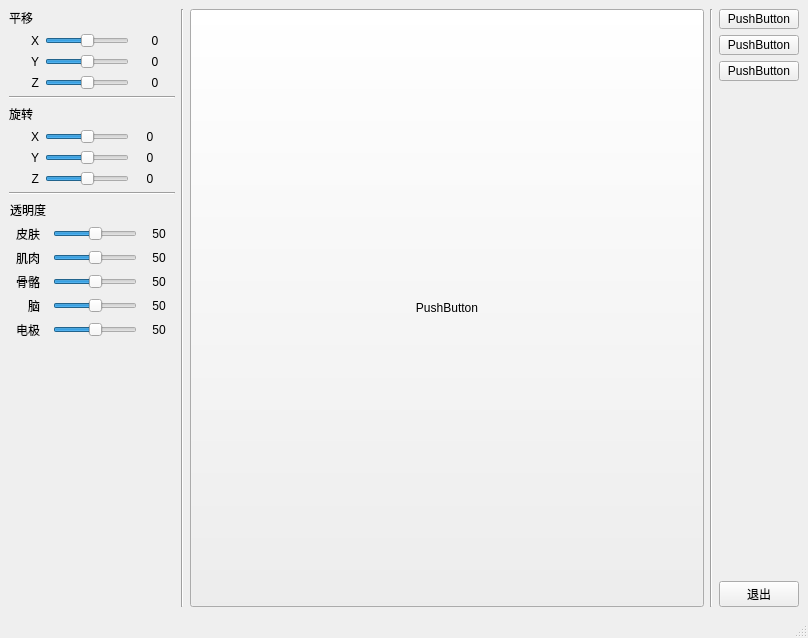
<?xml version="1.0" encoding="UTF-8"?>
<ui version="4.0">
 <class>MainWindow</class>
 <widget class="QMainWindow" name="MainWindow">
  <property name="geometry">
   <rect>
    <x>0</x>
    <y>0</y>
    <width>808</width>
    <height>638</height>
   </rect>
  </property>
  <property name="windowTitle">
   <string>MainWindow</string>
  </property>
  <widget class="QWidget" name="centralwidget">
   <layout class="QHBoxLayout" name="horizontalLayout">
    <item>
     <layout class="QVBoxLayout" name="verticalLayout">
      <item>
       <layout class="QGridLayout" name="glOffset">
        <property name="sizeConstraint">
         <enum>QLayout::SetMinimumSize</enum>
        </property>
        <item row="2" column="1">
         <widget class="QSlider" name="hsOffsetY">
          <property name="sizePolicy">
           <sizepolicy hsizetype="Fixed" vsizetype="Fixed">
            <horstretch>0</horstretch>
            <verstretch>0</verstretch>
           </sizepolicy>
          </property>
          <property name="maximumSize">
           <size>
            <width>16777215</width>
            <height>20</height>
           </size>
          </property>
          <property name="minimum">
           <number>-100</number>
          </property>
          <property name="maximum">
           <number>100</number>
          </property>
          <property name="orientation">
           <enum>Qt::Horizontal</enum>
          </property>
         </widget>
        </item>
        <item row="8" column="0">
         <widget class="QLabel" name="lnRotateZ">
          <property name="sizePolicy">
           <sizepolicy hsizetype="Minimum" vsizetype="Fixed">
            <horstretch>0</horstretch>
            <verstretch>0</verstretch>
           </sizepolicy>
          </property>
          <property name="minimumSize">
           <size>
            <width>30</width>
            <height>0</height>
           </size>
          </property>
          <property name="maximumSize">
           <size>
            <width>30</width>
            <height>20</height>
           </size>
          </property>
          <property name="layoutDirection">
           <enum>Qt::LeftToRight</enum>
          </property>
          <property name="text">
           <string>Z</string>
          </property>
          <property name="alignment">
           <set>Qt::AlignRight|Qt::AlignTrailing|Qt::AlignVCenter</set>
          </property>
         </widget>
        </item>
        <item row="2" column="2">
         <widget class="QLabel" name="lOffsetY">
          <property name="sizePolicy">
           <sizepolicy hsizetype="Fixed" vsizetype="Fixed">
            <horstretch>0</horstretch>
            <verstretch>0</verstretch>
           </sizepolicy>
          </property>
          <property name="minimumSize">
           <size>
            <width>40</width>
            <height>0</height>
           </size>
          </property>
          <property name="maximumSize">
           <size>
            <width>16777215</width>
            <height>20</height>
           </size>
          </property>
          <property name="text">
           <string>0</string>
          </property>
          <property name="alignment">
           <set>Qt::AlignCenter</set>
          </property>
         </widget>
        </item>
        <item row="8" column="2">
         <widget class="QLabel" name="lRotateZ">
          <property name="sizePolicy">
           <sizepolicy hsizetype="Fixed" vsizetype="Fixed">
            <horstretch>0</horstretch>
            <verstretch>0</verstretch>
           </sizepolicy>
          </property>
          <property name="minimumSize">
           <size>
            <width>30</width>
            <height>0</height>
           </size>
          </property>
          <property name="maximumSize">
           <size>
            <width>16777215</width>
            <height>20</height>
           </size>
          </property>
          <property name="text">
           <string>0</string>
          </property>
          <property name="alignment">
           <set>Qt::AlignCenter</set>
          </property>
         </widget>
        </item>
        <item row="7" column="1">
         <widget class="QSlider" name="hsRotateY">
          <property name="sizePolicy">
           <sizepolicy hsizetype="Fixed" vsizetype="Fixed">
            <horstretch>0</horstretch>
            <verstretch>0</verstretch>
           </sizepolicy>
          </property>
          <property name="maximumSize">
           <size>
            <width>16777215</width>
            <height>20</height>
           </size>
          </property>
          <property name="minimum">
           <number>-180</number>
          </property>
          <property name="maximum">
           <number>180</number>
          </property>
          <property name="orientation">
           <enum>Qt::Horizontal</enum>
          </property>
         </widget>
        </item>
        <item row="7" column="0">
         <widget class="QLabel" name="lnRotateY">
          <property name="sizePolicy">
           <sizepolicy hsizetype="Fixed" vsizetype="Fixed">
            <horstretch>0</horstretch>
            <verstretch>0</verstretch>
           </sizepolicy>
          </property>
          <property name="minimumSize">
           <size>
            <width>30</width>
            <height>0</height>
           </size>
          </property>
          <property name="maximumSize">
           <size>
            <width>30</width>
            <height>20</height>
           </size>
          </property>
          <property name="layoutDirection">
           <enum>Qt::LeftToRight</enum>
          </property>
          <property name="text">
           <string>Y</string>
          </property>
          <property name="alignment">
           <set>Qt::AlignRight|Qt::AlignTrailing|Qt::AlignVCenter</set>
          </property>
         </widget>
        </item>
        <item row="1" column="1">
         <widget class="QSlider" name="hsOffsetX">
          <property name="sizePolicy">
           <sizepolicy hsizetype="Fixed" vsizetype="Fixed">
            <horstretch>0</horstretch>
            <verstretch>0</verstretch>
           </sizepolicy>
          </property>
          <property name="maximumSize">
           <size>
            <width>16777215</width>
            <height>20</height>
           </size>
          </property>
          <property name="minimum">
           <number>-100</number>
          </property>
          <property name="maximum">
           <number>100</number>
          </property>
          <property name="orientation">
           <enum>Qt::Horizontal</enum>
          </property>
         </widget>
        </item>
        <item row="3" column="0">
         <widget class="QLabel" name="lnOffsetZ">
          <property name="sizePolicy">
           <sizepolicy hsizetype="Fixed" vsizetype="Fixed">
            <horstretch>0</horstretch>
            <verstretch>0</verstretch>
           </sizepolicy>
          </property>
          <property name="minimumSize">
           <size>
            <width>30</width>
            <height>0</height>
           </size>
          </property>
          <property name="maximumSize">
           <size>
            <width>30</width>
            <height>20</height>
           </size>
          </property>
          <property name="layoutDirection">
           <enum>Qt::LeftToRight</enum>
          </property>
          <property name="text">
           <string>Z</string>
          </property>
          <property name="alignment">
           <set>Qt::AlignRight|Qt::AlignTrailing|Qt::AlignVCenter</set>
          </property>
         </widget>
        </item>
        <item row="6" column="0">
         <widget class="QLabel" name="lnRotateX">
          <property name="sizePolicy">
           <sizepolicy hsizetype="Fixed" vsizetype="Fixed">
            <horstretch>0</horstretch>
            <verstretch>0</verstretch>
           </sizepolicy>
          </property>
          <property name="minimumSize">
           <size>
            <width>30</width>
            <height>0</height>
           </size>
          </property>
          <property name="maximumSize">
           <size>
            <width>30</width>
            <height>20</height>
           </size>
          </property>
          <property name="layoutDirection">
           <enum>Qt::LeftToRight</enum>
          </property>
          <property name="text">
           <string>X</string>
          </property>
          <property name="alignment">
           <set>Qt::AlignRight|Qt::AlignTrailing|Qt::AlignVCenter</set>
          </property>
         </widget>
        </item>
        <item row="3" column="1">
         <widget class="QSlider" name="hsOffsetZ">
          <property name="sizePolicy">
           <sizepolicy hsizetype="Fixed" vsizetype="Fixed">
            <horstretch>0</horstretch>
            <verstretch>0</verstretch>
           </sizepolicy>
          </property>
          <property name="maximumSize">
           <size>
            <width>16777215</width>
            <height>20</height>
           </size>
          </property>
          <property name="minimum">
           <number>-100</number>
          </property>
          <property name="maximum">
           <number>100</number>
          </property>
          <property name="orientation">
           <enum>Qt::Horizontal</enum>
          </property>
         </widget>
        </item>
        <item row="6" column="2">
         <widget class="QLabel" name="lRotateX">
          <property name="sizePolicy">
           <sizepolicy hsizetype="Fixed" vsizetype="Fixed">
            <horstretch>0</horstretch>
            <verstretch>0</verstretch>
           </sizepolicy>
          </property>
          <property name="minimumSize">
           <size>
            <width>30</width>
            <height>0</height>
           </size>
          </property>
          <property name="maximumSize">
           <size>
            <width>16777215</width>
            <height>20</height>
           </size>
          </property>
          <property name="text">
           <string>0</string>
          </property>
          <property name="alignment">
           <set>Qt::AlignCenter</set>
          </property>
         </widget>
        </item>
        <item row="6" column="1">
         <widget class="QSlider" name="hsRotateX">
          <property name="sizePolicy">
           <sizepolicy hsizetype="Fixed" vsizetype="Fixed">
            <horstretch>0</horstretch>
            <verstretch>0</verstretch>
           </sizepolicy>
          </property>
          <property name="maximumSize">
           <size>
            <width>16777215</width>
            <height>20</height>
           </size>
          </property>
          <property name="minimum">
           <number>-180</number>
          </property>
          <property name="maximum">
           <number>180</number>
          </property>
          <property name="orientation">
           <enum>Qt::Horizontal</enum>
          </property>
         </widget>
        </item>
        <item row="0" column="0">
         <widget class="QLabel" name="lnOffset">
          <property name="sizePolicy">
           <sizepolicy hsizetype="Fixed" vsizetype="Fixed">
            <horstretch>0</horstretch>
            <verstretch>0</verstretch>
           </sizepolicy>
          </property>
          <property name="maximumSize">
           <size>
            <width>16777215</width>
            <height>20</height>
           </size>
          </property>
          <property name="text">
           <string>平移</string>
          </property>
         </widget>
        </item>
        <item row="8" column="1">
         <widget class="QSlider" name="hsRotateZ">
          <property name="sizePolicy">
           <sizepolicy hsizetype="Fixed" vsizetype="Fixed">
            <horstretch>0</horstretch>
            <verstretch>0</verstretch>
           </sizepolicy>
          </property>
          <property name="maximumSize">
           <size>
            <width>16777215</width>
            <height>20</height>
           </size>
          </property>
          <property name="minimum">
           <number>-180</number>
          </property>
          <property name="maximum">
           <number>180</number>
          </property>
          <property name="orientation">
           <enum>Qt::Horizontal</enum>
          </property>
         </widget>
        </item>
        <item row="3" column="2">
         <widget class="QLabel" name="lOffsetZ">
          <property name="sizePolicy">
           <sizepolicy hsizetype="Fixed" vsizetype="Fixed">
            <horstretch>0</horstretch>
            <verstretch>0</verstretch>
           </sizepolicy>
          </property>
          <property name="minimumSize">
           <size>
            <width>40</width>
            <height>0</height>
           </size>
          </property>
          <property name="maximumSize">
           <size>
            <width>16777215</width>
            <height>20</height>
           </size>
          </property>
          <property name="text">
           <string>0</string>
          </property>
          <property name="alignment">
           <set>Qt::AlignCenter</set>
          </property>
         </widget>
        </item>
        <item row="1" column="2">
         <widget class="QLabel" name="lOffsetX">
          <property name="sizePolicy">
           <sizepolicy hsizetype="Fixed" vsizetype="Fixed">
            <horstretch>0</horstretch>
            <verstretch>0</verstretch>
           </sizepolicy>
          </property>
          <property name="minimumSize">
           <size>
            <width>40</width>
            <height>0</height>
           </size>
          </property>
          <property name="maximumSize">
           <size>
            <width>16777215</width>
            <height>20</height>
           </size>
          </property>
          <property name="text">
           <string>0</string>
          </property>
          <property name="alignment">
           <set>Qt::AlignCenter</set>
          </property>
         </widget>
        </item>
        <item row="2" column="0">
         <widget class="QLabel" name="lnOffsetY">
          <property name="sizePolicy">
           <sizepolicy hsizetype="Fixed" vsizetype="Fixed">
            <horstretch>0</horstretch>
            <verstretch>0</verstretch>
           </sizepolicy>
          </property>
          <property name="minimumSize">
           <size>
            <width>30</width>
            <height>0</height>
           </size>
          </property>
          <property name="maximumSize">
           <size>
            <width>30</width>
            <height>20</height>
           </size>
          </property>
          <property name="layoutDirection">
           <enum>Qt::LeftToRight</enum>
          </property>
          <property name="text">
           <string>Y</string>
          </property>
          <property name="alignment">
           <set>Qt::AlignRight|Qt::AlignTrailing|Qt::AlignVCenter</set>
          </property>
         </widget>
        </item>
        <item row="1" column="0">
         <widget class="QLabel" name="lnOffsetX">
          <property name="sizePolicy">
           <sizepolicy hsizetype="Fixed" vsizetype="Fixed">
            <horstretch>0</horstretch>
            <verstretch>0</verstretch>
           </sizepolicy>
          </property>
          <property name="minimumSize">
           <size>
            <width>30</width>
            <height>0</height>
           </size>
          </property>
          <property name="maximumSize">
           <size>
            <width>30</width>
            <height>20</height>
           </size>
          </property>
          <property name="layoutDirection">
           <enum>Qt::LeftToRight</enum>
          </property>
          <property name="text">
           <string>X</string>
          </property>
          <property name="alignment">
           <set>Qt::AlignRight|Qt::AlignTrailing|Qt::AlignVCenter</set>
          </property>
         </widget>
        </item>
        <item row="5" column="0">
         <widget class="QLabel" name="lnRotate">
          <property name="sizePolicy">
           <sizepolicy hsizetype="Fixed" vsizetype="Fixed">
            <horstretch>0</horstretch>
            <verstretch>0</verstretch>
           </sizepolicy>
          </property>
          <property name="maximumSize">
           <size>
            <width>16777215</width>
            <height>20</height>
           </size>
          </property>
          <property name="text">
           <string>旋转</string>
          </property>
         </widget>
        </item>
        <item row="7" column="2">
         <widget class="QLabel" name="lRotateY">
          <property name="sizePolicy">
           <sizepolicy hsizetype="Fixed" vsizetype="Fixed">
            <horstretch>0</horstretch>
            <verstretch>0</verstretch>
           </sizepolicy>
          </property>
          <property name="minimumSize">
           <size>
            <width>30</width>
            <height>0</height>
           </size>
          </property>
          <property name="maximumSize">
           <size>
            <width>16777215</width>
            <height>20</height>
           </size>
          </property>
          <property name="text">
           <string>0</string>
          </property>
          <property name="alignment">
           <set>Qt::AlignCenter</set>
          </property>
         </widget>
        </item>
        <item row="4" column="0" colspan="3">
         <widget class="Line" name="line">
          <property name="orientation">
           <enum>Qt::Horizontal</enum>
          </property>
         </widget>
        </item>
       </layout>
      </item>
      <item>
       <widget class="Line" name="line_2">
        <property name="orientation">
         <enum>Qt::Horizontal</enum>
        </property>
       </widget>
      </item>
      <item>
       <layout class="QGridLayout" name="glRotate">
        <item row="0" column="0">
         <widget class="QLabel" name="lnOpaticy">
          <property name="sizePolicy">
           <sizepolicy hsizetype="Fixed" vsizetype="Fixed">
            <horstretch>0</horstretch>
            <verstretch>0</verstretch>
           </sizepolicy>
          </property>
          <property name="maximumSize">
           <size>
            <width>16777215</width>
            <height>20</height>
           </size>
          </property>
          <property name="text">
           <string>透明度</string>
          </property>
         </widget>
        </item>
        <item row="1" column="0">
         <widget class="QLabel" name="lnSkin">
          <property name="sizePolicy">
           <sizepolicy hsizetype="Fixed" vsizetype="Fixed">
            <horstretch>0</horstretch>
            <verstretch>0</verstretch>
           </sizepolicy>
          </property>
          <property name="minimumSize">
           <size>
            <width>30</width>
            <height>0</height>
           </size>
          </property>
          <property name="maximumSize">
           <size>
            <width>30</width>
            <height>20</height>
           </size>
          </property>
          <property name="layoutDirection">
           <enum>Qt::LeftToRight</enum>
          </property>
          <property name="text">
           <string>皮肤</string>
          </property>
          <property name="alignment">
           <set>Qt::AlignRight|Qt::AlignTrailing|Qt::AlignVCenter</set>
          </property>
         </widget>
        </item>
        <item row="1" column="1">
         <widget class="QSlider" name="hsSkin">
          <property name="sizePolicy">
           <sizepolicy hsizetype="Fixed" vsizetype="Fixed">
            <horstretch>0</horstretch>
            <verstretch>0</verstretch>
           </sizepolicy>
          </property>
          <property name="maximumSize">
           <size>
            <width>16777215</width>
            <height>20</height>
           </size>
          </property>
          <property name="maximum">
           <number>100</number>
          </property>
          <property name="value">
           <number>50</number>
          </property>
          <property name="orientation">
           <enum>Qt::Horizontal</enum>
          </property>
         </widget>
        </item>
        <item row="1" column="2">
         <widget class="QLabel" name="lSkin">
          <property name="sizePolicy">
           <sizepolicy hsizetype="Fixed" vsizetype="Fixed">
            <horstretch>0</horstretch>
            <verstretch>0</verstretch>
           </sizepolicy>
          </property>
          <property name="minimumSize">
           <size>
            <width>30</width>
            <height>0</height>
           </size>
          </property>
          <property name="maximumSize">
           <size>
            <width>30</width>
            <height>20</height>
           </size>
          </property>
          <property name="text">
           <string>50</string>
          </property>
          <property name="alignment">
           <set>Qt::AlignCenter</set>
          </property>
         </widget>
        </item>
        <item row="2" column="0">
         <widget class="QLabel" name="lnMusle">
          <property name="sizePolicy">
           <sizepolicy hsizetype="Fixed" vsizetype="Fixed">
            <horstretch>0</horstretch>
            <verstretch>0</verstretch>
           </sizepolicy>
          </property>
          <property name="minimumSize">
           <size>
            <width>30</width>
            <height>0</height>
           </size>
          </property>
          <property name="maximumSize">
           <size>
            <width>30</width>
            <height>20</height>
           </size>
          </property>
          <property name="layoutDirection">
           <enum>Qt::LeftToRight</enum>
          </property>
          <property name="text">
           <string>肌肉</string>
          </property>
          <property name="alignment">
           <set>Qt::AlignRight|Qt::AlignTrailing|Qt::AlignVCenter</set>
          </property>
         </widget>
        </item>
        <item row="2" column="1">
         <widget class="QSlider" name="hsMusle">
          <property name="sizePolicy">
           <sizepolicy hsizetype="Fixed" vsizetype="Fixed">
            <horstretch>0</horstretch>
            <verstretch>0</verstretch>
           </sizepolicy>
          </property>
          <property name="maximumSize">
           <size>
            <width>16777215</width>
            <height>20</height>
           </size>
          </property>
          <property name="maximum">
           <number>100</number>
          </property>
          <property name="value">
           <number>50</number>
          </property>
          <property name="orientation">
           <enum>Qt::Horizontal</enum>
          </property>
         </widget>
        </item>
        <item row="2" column="2">
         <widget class="QLabel" name="lMusle">
          <property name="sizePolicy">
           <sizepolicy hsizetype="Fixed" vsizetype="Fixed">
            <horstretch>0</horstretch>
            <verstretch>0</verstretch>
           </sizepolicy>
          </property>
          <property name="minimumSize">
           <size>
            <width>30</width>
            <height>0</height>
           </size>
          </property>
          <property name="maximumSize">
           <size>
            <width>30</width>
            <height>20</height>
           </size>
          </property>
          <property name="text">
           <string>50</string>
          </property>
          <property name="alignment">
           <set>Qt::AlignCenter</set>
          </property>
         </widget>
        </item>
        <item row="3" column="0">
         <widget class="QLabel" name="lnSkull">
          <property name="sizePolicy">
           <sizepolicy hsizetype="Fixed" vsizetype="Fixed">
            <horstretch>0</horstretch>
            <verstretch>0</verstretch>
           </sizepolicy>
          </property>
          <property name="minimumSize">
           <size>
            <width>30</width>
            <height>0</height>
           </size>
          </property>
          <property name="maximumSize">
           <size>
            <width>30</width>
            <height>20</height>
           </size>
          </property>
          <property name="layoutDirection">
           <enum>Qt::LeftToRight</enum>
          </property>
          <property name="text">
           <string>骨骼</string>
          </property>
          <property name="alignment">
           <set>Qt::AlignRight|Qt::AlignTrailing|Qt::AlignVCenter</set>
          </property>
         </widget>
        </item>
        <item row="3" column="1">
         <widget class="QSlider" name="hsSkull">
          <property name="sizePolicy">
           <sizepolicy hsizetype="Fixed" vsizetype="Fixed">
            <horstretch>0</horstretch>
            <verstretch>0</verstretch>
           </sizepolicy>
          </property>
          <property name="maximumSize">
           <size>
            <width>16777215</width>
            <height>20</height>
           </size>
          </property>
          <property name="maximum">
           <number>100</number>
          </property>
          <property name="value">
           <number>50</number>
          </property>
          <property name="orientation">
           <enum>Qt::Horizontal</enum>
          </property>
         </widget>
        </item>
        <item row="3" column="2">
         <widget class="QLabel" name="lSkull">
          <property name="sizePolicy">
           <sizepolicy hsizetype="Fixed" vsizetype="Fixed">
            <horstretch>0</horstretch>
            <verstretch>0</verstretch>
           </sizepolicy>
          </property>
          <property name="minimumSize">
           <size>
            <width>30</width>
            <height>0</height>
           </size>
          </property>
          <property name="maximumSize">
           <size>
            <width>30</width>
            <height>20</height>
           </size>
          </property>
          <property name="text">
           <string>50</string>
          </property>
          <property name="alignment">
           <set>Qt::AlignCenter</set>
          </property>
         </widget>
        </item>
        <item row="4" column="0">
         <widget class="QLabel" name="lnBrain">
          <property name="sizePolicy">
           <sizepolicy hsizetype="Fixed" vsizetype="Fixed">
            <horstretch>0</horstretch>
            <verstretch>0</verstretch>
           </sizepolicy>
          </property>
          <property name="minimumSize">
           <size>
            <width>30</width>
            <height>0</height>
           </size>
          </property>
          <property name="maximumSize">
           <size>
            <width>30</width>
            <height>20</height>
           </size>
          </property>
          <property name="layoutDirection">
           <enum>Qt::LeftToRight</enum>
          </property>
          <property name="text">
           <string>脑</string>
          </property>
          <property name="alignment">
           <set>Qt::AlignRight|Qt::AlignTrailing|Qt::AlignVCenter</set>
          </property>
         </widget>
        </item>
        <item row="4" column="1">
         <widget class="QSlider" name="hsBrain">
          <property name="sizePolicy">
           <sizepolicy hsizetype="Fixed" vsizetype="Fixed">
            <horstretch>0</horstretch>
            <verstretch>0</verstretch>
           </sizepolicy>
          </property>
          <property name="maximumSize">
           <size>
            <width>16777215</width>
            <height>20</height>
           </size>
          </property>
          <property name="maximum">
           <number>100</number>
          </property>
          <property name="value">
           <number>50</number>
          </property>
          <property name="orientation">
           <enum>Qt::Horizontal</enum>
          </property>
         </widget>
        </item>
        <item row="4" column="2">
         <widget class="QLabel" name="lBrain">
          <property name="sizePolicy">
           <sizepolicy hsizetype="Fixed" vsizetype="Preferred">
            <horstretch>0</horstretch>
            <verstretch>0</verstretch>
           </sizepolicy>
          </property>
          <property name="minimumSize">
           <size>
            <width>30</width>
            <height>0</height>
           </size>
          </property>
          <property name="maximumSize">
           <size>
            <width>30</width>
            <height>20</height>
           </size>
          </property>
          <property name="text">
           <string>50</string>
          </property>
          <property name="alignment">
           <set>Qt::AlignCenter</set>
          </property>
         </widget>
        </item>
        <item row="5" column="0">
         <widget class="QLabel" name="lnElectrode">
          <property name="sizePolicy">
           <sizepolicy hsizetype="Fixed" vsizetype="Fixed">
            <horstretch>0</horstretch>
            <verstretch>0</verstretch>
           </sizepolicy>
          </property>
          <property name="minimumSize">
           <size>
            <width>30</width>
            <height>0</height>
           </size>
          </property>
          <property name="maximumSize">
           <size>
            <width>30</width>
            <height>20</height>
           </size>
          </property>
          <property name="layoutDirection">
           <enum>Qt::LeftToRight</enum>
          </property>
          <property name="text">
           <string>电极</string>
          </property>
          <property name="alignment">
           <set>Qt::AlignRight|Qt::AlignTrailing|Qt::AlignVCenter</set>
          </property>
         </widget>
        </item>
        <item row="5" column="1">
         <widget class="QSlider" name="hsElectrode">
          <property name="sizePolicy">
           <sizepolicy hsizetype="Fixed" vsizetype="Fixed">
            <horstretch>0</horstretch>
            <verstretch>0</verstretch>
           </sizepolicy>
          </property>
          <property name="maximumSize">
           <size>
            <width>16777215</width>
            <height>20</height>
           </size>
          </property>
          <property name="maximum">
           <number>100</number>
          </property>
          <property name="value">
           <number>50</number>
          </property>
          <property name="orientation">
           <enum>Qt::Horizontal</enum>
          </property>
         </widget>
        </item>
        <item row="5" column="2">
         <widget class="QLabel" name="lElectrode">
          <property name="sizePolicy">
           <sizepolicy hsizetype="Fixed" vsizetype="Preferred">
            <horstretch>0</horstretch>
            <verstretch>0</verstretch>
           </sizepolicy>
          </property>
          <property name="minimumSize">
           <size>
            <width>30</width>
            <height>0</height>
           </size>
          </property>
          <property name="maximumSize">
           <size>
            <width>30</width>
            <height>20</height>
           </size>
          </property>
          <property name="text">
           <string>50</string>
          </property>
          <property name="alignment">
           <set>Qt::AlignCenter</set>
          </property>
         </widget>
        </item>
       </layout>
      </item>
      <item>
       <widget class="QLabel" name="label_26">
        <property name="sizePolicy">
         <sizepolicy hsizetype="Maximum" vsizetype="Expanding">
          <horstretch>0</horstretch>
          <verstretch>0</verstretch>
         </sizepolicy>
        </property>
        <property name="text">
         <string/>
        </property>
       </widget>
      </item>
     </layout>
    </item>
    <item>
     <widget class="Line" name="line_3">
      <property name="orientation">
       <enum>Qt::Vertical</enum>
      </property>
     </widget>
    </item>
    <item>
     <widget class="QPushButton" name="pushButton">
      <property name="sizePolicy">
       <sizepolicy hsizetype="Expanding" vsizetype="Expanding">
        <horstretch>0</horstretch>
        <verstretch>0</verstretch>
       </sizepolicy>
      </property>
      <property name="text">
       <string>PushButton</string>
      </property>
     </widget>
    </item>
    <item>
     <widget class="Line" name="line_4">
      <property name="orientation">
       <enum>Qt::Vertical</enum>
      </property>
     </widget>
    </item>
    <item>
     <layout class="QVBoxLayout" name="verticalLayout_2">
      <item>
       <widget class="QPushButton" name="pushButton_2">
        <property name="sizePolicy">
         <sizepolicy hsizetype="Fixed" vsizetype="Fixed">
          <horstretch>0</horstretch>
          <verstretch>0</verstretch>
         </sizepolicy>
        </property>
        <property name="maximumSize">
         <size>
          <width>100</width>
          <height>20</height>
         </size>
        </property>
        <property name="text">
         <string>PushButton</string>
        </property>
       </widget>
      </item>
      <item>
       <widget class="QPushButton" name="pushButton_3">
        <property name="sizePolicy">
         <sizepolicy hsizetype="Fixed" vsizetype="Fixed">
          <horstretch>0</horstretch>
          <verstretch>0</verstretch>
         </sizepolicy>
        </property>
        <property name="maximumSize">
         <size>
          <width>100</width>
          <height>20</height>
         </size>
        </property>
        <property name="text">
         <string>PushButton</string>
        </property>
       </widget>
      </item>
      <item>
       <widget class="QPushButton" name="pushButton_4">
        <property name="sizePolicy">
         <sizepolicy hsizetype="Fixed" vsizetype="Fixed">
          <horstretch>0</horstretch>
          <verstretch>0</verstretch>
         </sizepolicy>
        </property>
        <property name="maximumSize">
         <size>
          <width>100</width>
          <height>20</height>
         </size>
        </property>
        <property name="text">
         <string>PushButton</string>
        </property>
       </widget>
      </item>
      <item>
       <widget class="QLabel" name="label_27">
        <property name="sizePolicy">
         <sizepolicy hsizetype="Preferred" vsizetype="Expanding">
          <horstretch>0</horstretch>
          <verstretch>0</verstretch>
         </sizepolicy>
        </property>
        <property name="text">
         <string/>
        </property>
       </widget>
      </item>
      <item>
       <widget class="QPushButton" name="bExit">
        <property name="text">
         <string>退出</string>
        </property>
       </widget>
      </item>
     </layout>
    </item>
   </layout>
  </widget>
  <widget class="QMenuBar" name="menubar">
   <property name="geometry">
    <rect>
     <x>0</x>
     <y>0</y>
     <width>808</width>
     <height>22</height>
    </rect>
   </property>
  </widget>
  <widget class="QStatusBar" name="statusbar"/>
 </widget>
 <resources/>
 <connections/>
</ui>
